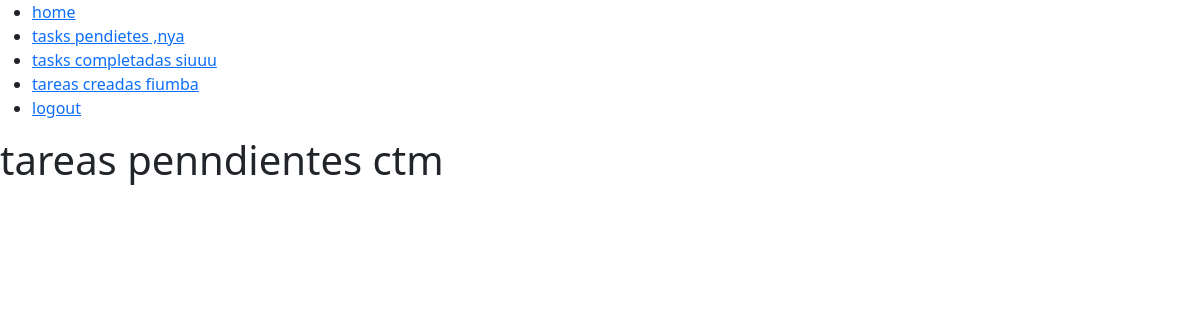
The app's page /tasks/ (signed in), older data.
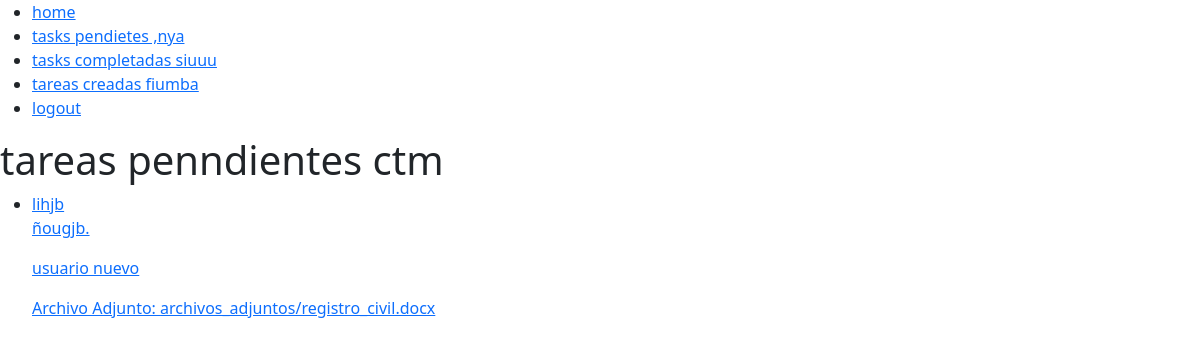
The same page, newer data.
### tasks/models.py (models this page shows, shortened)
class Task(models.Model):
    title = models.CharField(max_length=100)
    description = models.TextField(blank=True)
    field = models.FileField(upload_to='archivos_adjuntos',blank=True, null=True)
    created = models.DateTimeField(auto_now_add=True)
    datecompleted = models.DateTimeField(null=True, blank=True)
    important= models.BooleanField(default=False)
    user = models.ForeignKey(User,on_delete=models.CASCADE)

### tasks/views.py (the view)
# urls.py: path('tasks/',views.tasks, name='tasks'),
@login_required
def tasks(request):
      tasks =Task.objects.filter(user=request.user, datecompleted__isnull=True)
      return render(request, 'tasks.html',{'tasks':tasks})

### tasks/templates/tasks.html (shortened to what this page needs)
{% extends 'base.html' %}
{% block content %}
<h1>tareas penndientes ctm</h1>
<ul>
    {% for task in tasks %}
   <li>
    <a href="{% url 'task_detail' task.id %}">
        {% if tassk.important %}
        <strong>{{task.title}}</strong>
        {% else %}
         {{task.title}}
         {% endif %}
        <p>{{task.description}}</p>
        <p>{{task.user.username}}</p>
        {% if task.field %}
        <p>Archivo Adjunto: <a href="{{ task.field.url }}" target="_blank">{{ task.field.name }}</a></p>
        {% else %}
        <p>no hay archivos adjuntos</p>
        {% endif %}
    </a>
   </li>
{% endfor %}
</ul>
{% endblock %}

### tasks/templates/base.html (shortened to what this page needs)
<!DOCTYPE html>
<html lang="en">
<head>
    <link href="https://cdn.jsdelivr.net/npm/bootstrap@5.0.2/dist/css/bootstrap.min.css" rel="stylesheet">
</head>
<body>
    <nav>
        <ul>
            <li>
                <a href="/">home</a>
            </li>
            {% if user.is_authenticated %}
            <li>
                <a href="{% url 'tasks' %}">tasks pendietes ,nya</a>
            </li>
            <li>
                <a href="{% url 'task_completed' %}">tasks completadas siuuu</a>
            </li>
            <li>
                <a href="/tasks/create/">tareas creadas fiumba</a>
            </li>
            <li>
                <a href="/logout">logout</a>
            </li>
            {% endif %}
        </ul>
    </nav>
   {% block content %}
   {% endblock %}
</body>
</html>

Row changes from the older to the newer data that the page shows:
added Task: title "lihjb", description "ñougjb.", user.username "usuario nuevo", field.name "archivos_adjuntos/registro_civil.docx"
